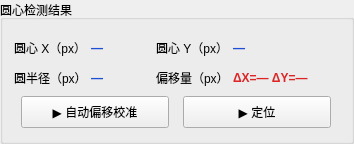
               <widget class="QGroupBox" name="groupBox_calibDetectResult">
                <property name="sizePolicy">
                 <sizepolicy hsizetype="Fixed" vsizetype="Fixed">
                  <horstretch>0</horstretch>
                  <verstretch>0</verstretch>
                 </sizepolicy>
                </property>
                <property name="minimumSize">
                 <size>
                  <width>354</width>
                  <height>144</height>
                 </size>
                </property>
                <property name="maximumSize">
                 <size>
                  <width>354</width>
                  <height>144</height>
                 </size>
                </property>
                <property name="title">
                 <string>圆心检测结果</string>
                </property>
                <layout class="QVBoxLayout" name="verticalLayout_calibResultRows">
                 <property name="spacing">
                  <number>6</number>
                 </property>
                 <property name="leftMargin">
                  <number>10</number>
                 </property>
                 <property name="topMargin">
                  <number>16</number>
                 </property>
                 <property name="rightMargin">
                  <number>10</number>
                 </property>
                 <property name="bottomMargin">
                  <number>12</number>
                 </property>
                 <item>
                  <layout class="QHBoxLayout" name="horizontalLayout_calibResultCenter">
                   <property name="spacing">
                    <number>6</number>
                   </property>
                   <property name="leftMargin">
                    <number>0</number>
                   </property>
                   <property name="topMargin">
                    <number>0</number>
                   </property>
                   <property name="rightMargin">
                    <number>0</number>
                   </property>
                   <property name="bottomMargin">
                    <number>0</number>
                   </property>
                   <item>
                    <widget class="QLabel" name="label_calibCxTitle">
                     <property name="minimumSize">
                      <size>
                       <width>70</width>
                       <height>24</height>
                      </size>
                     </property>
                     <property name="maximumSize">
                      <size>
                       <width>70</width>
                       <height>24</height>
                      </size>
                     </property>
                     <property name="text">
                      <string>圆心 X（px）：</string>
                     </property>
                    </widget>
                   </item>
                   <item>
                    <widget class="QLabel" name="label_calibCxValue">
                     <property name="minimumSize">
                      <size>
                       <width>58</width>
                       <height>24</height>
                      </size>
                     </property>
                     <property name="maximumSize">
                      <size>
                       <width>58</width>
                       <height>24</height>
                      </size>
                     </property>
                     <property name="styleSheet">
                      <string notr="true">color:#1D4ED8; font-weight:bold;</string>
                     </property>
                     <property name="text">
                      <string>—</string>
                     </property>
                    </widget>
                   </item>
                   <item>
                    <widget class="QLabel" name="label_calibCyTitle">
                     <property name="minimumSize">
                      <size>
                       <width>70</width>
                       <height>24</height>
                      </size>
                     </property>
                     <property name="maximumSize">
                      <size>
                       <width>70</width>
                       <height>24</height>
                      </size>
                     </property>
                     <property name="text">
                      <string>圆心 Y（px）：</string>
                     </property>
                    </widget>
                   </item>
                   <item>
                    <widget class="QLabel" name="label_calibCyValue">
                     <property name="minimumSize">
                      <size>
                       <width>106</width>
                       <height>24</height>
                      </size>
                     </property>
                     <property name="maximumSize">
                      <size>
                       <width>106</width>
                       <height>24</height>
                      </size>
                     </property>
                     <property name="styleSheet">
                      <string notr="true">color:#1D4ED8; font-weight:bold;</string>
                     </property>
                     <property name="text">
                      <string>—</string>
                     </property>
                    </widget>
                   </item>
                  </layout>
                 </item>
                 <item>
                  <layout class="QHBoxLayout" name="horizontalLayout_calibResultRadius">
                   <property name="spacing">
                    <number>6</number>
                   </property>
                   <property name="leftMargin">
                    <number>0</number>
                   </property>
                   <property name="topMargin">
                    <number>0</number>
                   </property>
                   <property name="rightMargin">
                    <number>0</number>
                   </property>
                   <property name="bottomMargin">
                    <number>0</number>
                   </property>
                   <item>
                    <widget class="QLabel" name="label_calibRadiusTitle">
                     <property name="minimumSize">
                      <size>
                       <width>70</width>
                       <height>24</height>
                      </size>
                     </property>
                     <property name="maximumSize">
                      <size>
                       <width>70</width>
                       <height>24</height>
                      </size>
                     </property>
                     <property name="text">
                      <string>圆半径（px）：</string>
                     </property>
                    </widget>
                   </item>
                   <item>
                    <widget class="QLabel" name="label_calibRadiusValue">
                     <property name="minimumSize">
                      <size>
                       <width>58</width>
                       <height>24</height>
                      </size>
                     </property>
                     <property name="maximumSize">
                      <size>
                       <width>58</width>
                       <height>24</height>
                      </size>
                     </property>
                     <property name="styleSheet">
                      <string notr="true">color:#1D4ED8; font-weight:bold;</string>
                     </property>
                     <property name="text">
                      <string>—</string>
                     </property>
                    </widget>
                   </item>
                   <item>
                    <widget class="QLabel" name="label_calibOffsetTitle">
                     <property name="minimumSize">
                      <size>
                       <width>70</width>
                       <height>24</height>
                      </size>
                     </property>
                     <property name="maximumSize">
                      <size>
                       <width>70</width>
                       <height>24</height>
                      </size>
                     </property>
                     <property name="text">
                      <string>偏移量（px）：</string>
                     </property>
                    </widget>
                   </item>
                   <item>
                    <widget class="QLabel" name="label_calibOffsetValue">
                     <property name="minimumSize">
                      <size>
                       <width>106</width>
                       <height>24</height>
                      </size>
                     </property>
                     <property name="maximumSize">
                      <size>
                       <width>106</width>
                       <height>24</height>
                      </size>
                     </property>
                     <property name="styleSheet">
                      <string notr="true">color:#DC2626; font-weight:bold;</string>
                     </property>
                     <property name="text">
                      <string>ΔX=— ΔY=—</string>
                     </property>
                    </widget>
                   </item>
                  </layout>
                 </item>
                 <item>
                  <layout class="QHBoxLayout" name="horizontalLayout_calibResultActions">
                   <property name="spacing">
                    <number>6</number>
                   </property>
                   <property name="leftMargin">
                    <number>0</number>
                   </property>
                   <property name="topMargin">
                    <number>0</number>
                   </property>
                   <property name="rightMargin">
                    <number>0</number>
                   </property>
                   <property name="bottomMargin">
                    <number>0</number>
                   </property>
                   <item>
                    <widget class="QPushButton" name="btnmove">
                     <property name="sizePolicy">
                      <sizepolicy hsizetype="Minimum" vsizetype="Minimum">
                       <horstretch>0</horstretch>
                       <verstretch>0</verstretch>
                      </sizepolicy>
                     </property>
                     <property name="minimumSize">
                      <size>
                       <width>148</width>
                       <height>26</height>
                      </size>
                     </property>
                     <property name="maximumSize">
                      <size>
                       <width>148</width>
                       <height>32</height>
                      </size>
                     </property>
                     <property name="text">
                      <string>▶ 自动偏移校准</string>
                     </property>
                    </widget>
                   </item>
                   <item>
                    <widget class="QPushButton" name="btnCalibAutoAlign">
                     <property name="enabled">
                      <bool>true</bool>
                     </property>
                     <property name="sizePolicy">
                      <sizepolicy hsizetype="Minimum" vsizetype="Minimum">
                       <horstretch>0</horstretch>
                       <verstretch>0</verstretch>
                      </sizepolicy>
                     </property>
                     <property name="minimumSize">
                      <size>
                       <width>148</width>
                       <height>26</height>
                      </size>
                     </property>
                     <property name="maximumSize">
                      <size>
                       <width>148</width>
                       <height>32</height>
                      </size>
                     </property>
                     <property name="styleSheet">
                      <string/>
                     </property>
                     <property name="text">
                      <string>▶ 定位</string>
                     </property>
                    </widget>
                   </item>
                  </layout>
                 </item>
                </layout>
               </widget>
